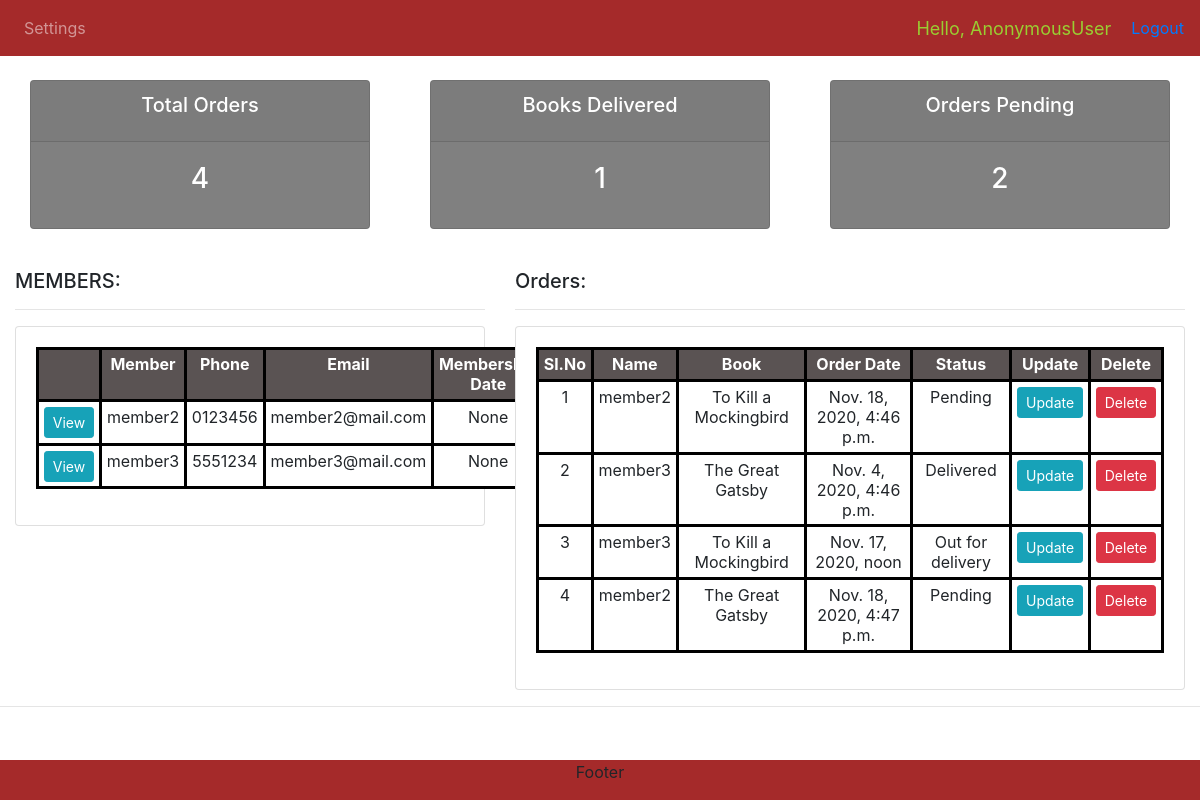
The page / on the database its author committed.
### library/models.py (models this page shows, shortened)
class Member(models.Model):
    user = models.OneToOneField(
        User, blank=True, null=True, on_delete=models.CASCADE)
    name = models.CharField(max_length=200, null=True)
    phone = models.CharField(max_length=200, null=True)
    email = models.CharField(max_length=200, null=True)
    date_of_membership = models.DateTimeField(
        auto_now=False, null=True)
    age = models.CharField(max_length=200, null=True)
    profile_pic = models.ImageField(
        default="profile1.png", null=True, blank=True)

class BookOrder(models.Model):
    STATUS = (
        ('Pending', 'Pending'),
        ('Out for delivery', 'Out for delivery'),
        ('Delivered', 'Delivered'),
    )
    member = models.ForeignKey(Member, null=True, on_delete=models.SET_NULL)
    book = models.ForeignKey(Book, null=True, on_delete=models.SET_NULL)
    order_date = models.DateTimeField(auto_now=True, null=True)
    status = models.CharField(max_length=200, null=True, choices=STATUS)

class Book(models.Model):
    GENRE = (
            ('Science Fiction', 'Science Fiction'),
            ('Thriller', 'Thriller'),
            ('Biography', 'Biography'),
            ('Fable', 'Fable'),
            ('Literature', 'Literature'),
            ('History', 'History'),
    )
    name = models.CharField(max_length=200, null=True)
    description = models.CharField(max_length=200, null=True)
    author = models.CharField(max_length=200, null=True)
    genre = models.CharField(max_length=200, null=True, choices=GENRE)
    ageGroup = models.CharField(max_length=200, null=True)
    bookCopies = models.CharField(max_length=200, null=True)
    date_published = models.DateTimeField(
        auto_now=True, max_length=200, null=True)
    date_of_keeping = models.DateTimeField(
        auto_now=True, max_length=200, null=True)

### library/views.py (the view)
# urls.py: path('', views.home, name="home"),
def home(request):
    books = Book.objects.all()
    members = Member.objects.all()
    orders = BookOrder.objects.all()
    total_orders = orders.count()
    delivered = orders.filter(status='Delivered').count()
    pending = orders.filter(status='Pending').count()
    context = {'books': books, 'members': members, 'orders': orders,
               'total_orders': total_orders, 'delivered': delivered,
               'pending': pending}
    return render(request, 'library/dashboard.html', context)

### library/templates/library/dashboard.html (shortened to what this page needs)
{% extends 'library/main.html' %}
{% block content %}
{% include 'library/status.html' %}
  <br>
  <div class="row">
    <div class="col-md-5">
      <h5>MEMBERS:</h5>
      <hr>
      <div class="card card-body">
        <table class="table table-sm">
          <tr>
            <th></th>
            <th>Member</th>
            <th>Phone</th>
            <th>Email</th>
            <th>Membership Date</th>
            <th>Age</th>
          </tr>
          {% for member in members %}
              <tr>
              <td><a class="btn btn-sm btn-info"
                  href="{% url 'member' member.id %}">View</a></td>
              <td>{{member.name}}</td>
              <td>{{member.phone}}</td>
              <td>{{member.email}}</td>
              <td>{{member.date_of_membership}}</td>
              <td>{{member.age}}</td>
            </tr>
          {% endfor %}
        </table>
      </div>
    </div>
    <div class="col-md-7">
      <h5>Orders:</h5>
      <hr>
      <div class="card card-body">
        <table class="table table-sm">
          <tr>
            <th>Sl.No</th>
            <th>Name</th>
            <th>Book</th>
            <th>Order Date</th>
            <th>Status</th>
            <th>Update</th>
            <th>Delete</th>
          </tr>
          {% for order in orders %}
              <tr>
              <td>{{order.id}}</td>
              <td>{{order.member.name}}</td>
              <td>{{order.book.name}}</td>
              <td>{{order.order_date}}</td>
              <td>{{order.status}}</td>
              <td><a class="btn btn-sm btn-info"
                href="{% url 'update_order' order.id %}">Update</a></td>
             <td><a class="btn btn-sm btn-danger"
                href="{% url 'delete_order' order.id %}">Delete</a></td>
            </tr>
          {% endfor %}
        </table>
      </div>
    </div>
</div>
{% endblock %}

### static/css/main.css (style rules this page uses)
table, td, th { border: 3px solid black; padding: 0.5rem; }
td, th { text-align: center; background-color: white; }
th { background-color: rgb(90, 83, 83); color: white; }
body { background-color: white; }

### rows shown on the page
Member: name "member2", phone "0123456", email "member2@mail.com", date_of_membership "None"
Member: name "member3", phone "5551234", email "member3@mail.com", date_of_membership "None"
BookOrder: id "1", member.name "member2", book.name "To Kill a Mockingbird", order_date "Nov. 18, 2020, 4:46 p.m.", status "Pending"
BookOrder: id "2", member.name "member3", book.name "The Great Gatsby", order_date "Nov. 4, 2020, 4:46 p.m.", status "Delivered"
BookOrder: id "3", member.name "member3", book.name "To Kill a Mockingbird", order_date "Nov. 17, 2020, noon", status "Out for delivery"
BookOrder: id "4", member.name "member2", book.name "The Great Gatsby", order_date "Nov. 18, 2020, 4:47 p.m.", status "Pending"

### other values the page prints
{{ request.user }} "AnonymousUser"
{{ total_orders }} "4"
{{ delivered }} "1"
{{ pending }} "2"
